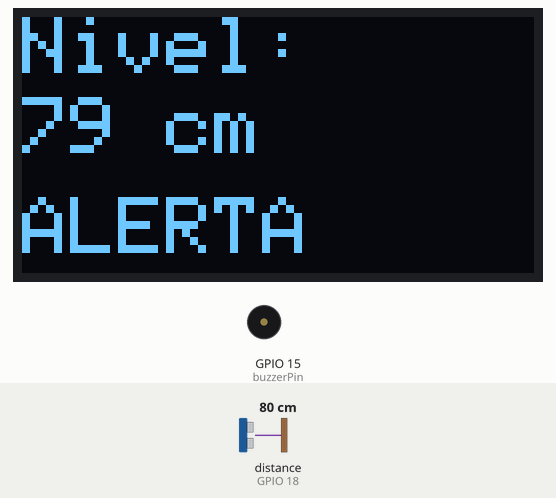
Recording of a sketch running on a simulated ESP32. Shown: 128×64 one-colour display, buzzer (waves = sounding). Wiring (inferred from the names in the program): ultrasonic range finder: trigger GPIO 19; echo GPIO 18. The inputs (shaded band) are chosen by the test bench; at power-on: distance to the obstacle (sensor on GPIO 18) 80 cm. The echo pulse lasts 58.3 µs per cm; WiFi joins after 1.5 s; servers stay silent unless stated; no MQTT or app messages arrive unless stated; what the sketch prints to the serial monitor is not drawn.

Above: at 5.2 s.
5.3 s: distance to the obstacle (sensor on GPIO 18) set to 56 cm
At 6.8 s:
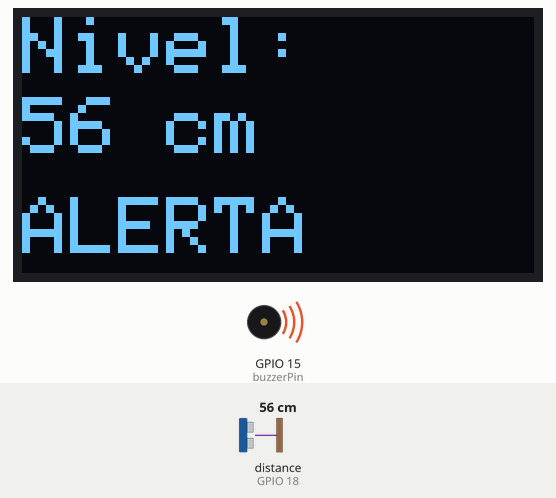
8.2 s: distance to the obstacle (sensor on GPIO 18) set to 47 cm
At 10.7 s:
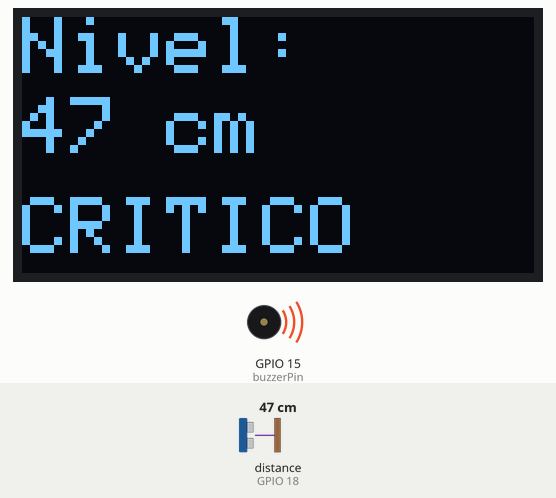
11.2 s: distance to the obstacle (sensor on GPIO 18) set to 120 cm
At 13.0 s:
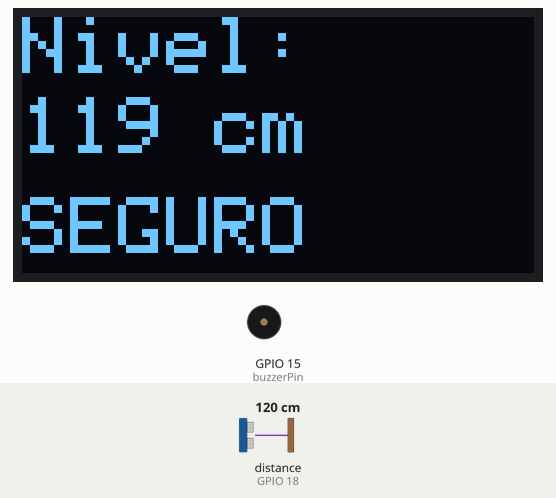
13.3 s: distance to the obstacle (sensor on GPIO 18) set to 106 cm
At 13.9 s:
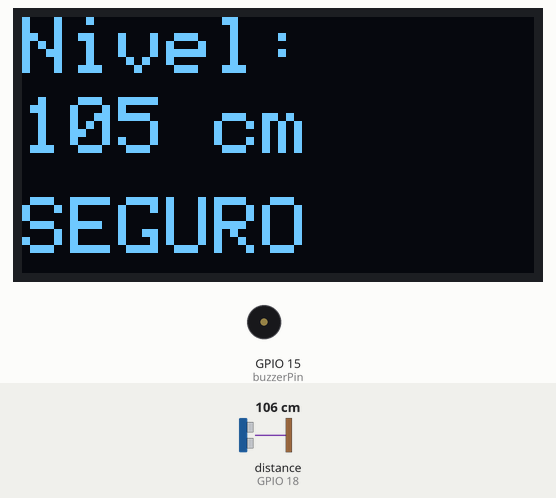
14.8 s: distance to the obstacle (sensor on GPIO 18) set to 95 cm
At 14.93 s:
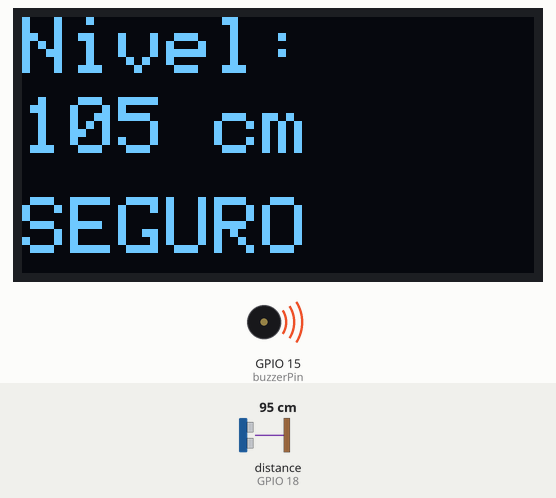
Timing chart, 0 to 17.3 s (numbered marks = the images above; inputs shaded):
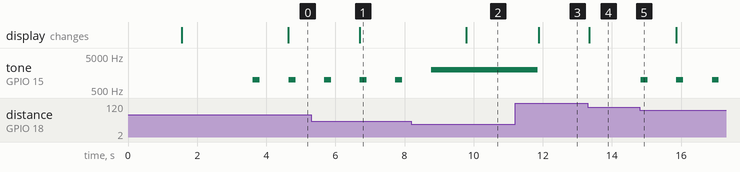

Measured:
- the behaviour switches between 51 and 50 cm on distance to the obstacle (sensor on GPIO 18) (found by bisection; images 1 and 2)
- the behaviour switches between 101 and 100 cm on distance to the obstacle (sensor on GPIO 18) (found by bisection; images 4 and 5)
- after the input at 5.3 s, the display: changes after 1.4 s (image 1)
- after the input at 8.2 s, the display: changes after 1.6 s (image 2)
- after the input at 11.2 s, tone on GPIO 15 (buzzerPin): 2000 Hz → silent after 0.66 s; the display: changes after 0.68 s (image 3)
- after the input at 13.3 s, the display: changes at once (image 4)
- after the input at 14.8 s, tone on GPIO 15 (buzzerPin): alternates 1000 Hz for 0.20 s and silent for 0.83 s, starting at once

The sketch:

GS_enchente.ino
```cpp
#include <Wire.h>
#include <Adafruit_GFX.h>
#include <Adafruit_SSD1306.h>
#include <WiFi.h>
#include <PubSubClient.h>

// Definições do display OLED
#define SCREEN_WIDTH 128
#define SCREEN_HEIGHT 64
#define OLED_RESET    -1
Adafruit_SSD1306 display(SCREEN_WIDTH, SCREEN_HEIGHT, &Wire, OLED_RESET);

// Definições dos pinos do ultrassônico
const int trigPin = 19;  // D19
const int echoPin = 18;  // D18

// Definição do pino do buzzer
const int buzzerPin = 15;

// Variáveis para medição
long duration;
float distance;

// Faixas de risco (ajuste conforme seu cenário)
const float limiteSeguro = 100;   // Até 100 cm
const float limiteAlerta = 50;    // De 50 a 100 cm
// Abaixo de 50 cm é crítico

// === Configurações de rede e mqtt === //
const char* ssid = "Wokwi-GUEST";
const char* password = "";

// === Configurações MQTT ===
const char* broker = "20.64.236.3";
const int brokerPort = 1883;
const char* topicoPublish = "/TEF/stack-enchente001/attrs/e";
const char* idMQTT = "stack-enchente001";

// === Instâncias dos clientes Wi-Fi e MQTT
WiFiClient espClient;
PubSubClient client(espClient);

// === Conectar à rede Wi-Fi ===
void initWiFi() {
  WiFi.begin(ssid, password);
  Serial.print("Conectando ao Wi-Fi");
  while (WiFi.status() != WL_CONNECTED) {
    delay(500);
    Serial.print(".");
  }
  Serial.println("\nConectado ao Wi-Fi!");
}

void reconnectMQTT() {
  while (!client.connected()) {
    Serial.print("Conectando ao Broker MQTT...");
    if (client.connect(idMQTT)) {
      Serial.println("Conectado ao broker!");
    } else {
      Serial.print("Falha, rc=");
      Serial.println(client.state());
      Serial.println("Tentando novamente em 2s");
      delay(2000);
    }
  }
}

void setupMQTT() {
  client.setServer(broker, brokerPort);
}

void setup() {
  Serial.begin(115200);

  initWiFi();
  setupMQTT();

  // Inicializa o display
  if(!display.begin(SSD1306_SWITCHCAPVCC, 0x3C)) {
    Serial.println(F("Falha no display SSD1306"));
    for(;;); // Travar
  }

  display.clearDisplay();
  display.setTextSize(1);
  display.setTextColor(SSD1306_WHITE);
  display.setCursor(0,0);
  display.println("Monitor de Nivel");
  display.println("Iniciando...");
  display.display();
  delay(2000);

  // Configura pinos do sensor e buzzer
  pinMode(trigPin, OUTPUT);
  pinMode(echoPin, INPUT);
  pinMode(buzzerPin, OUTPUT);
}

void enviarResultado() {
  client.publish(topicoPublish, String(distance).c_str());
}

void loop() {

  if (!client.connected()) {
    reconnectMQTT();
  }
  client.loop();

  // Envia pulso
  digitalWrite(trigPin, LOW);
  delayMicroseconds(2);
  digitalWrite(trigPin, HIGH);
  delayMicroseconds(10);
  digitalWrite(trigPin, LOW);

  // Mede o tempo de retorno
  duration = pulseIn(echoPin, HIGH);

  // Calcula a distancia (em cm)
  distance = duration * 0.034 / 2;
  enviarResultado();

  // Exibe no Serial Monitor
  Serial.print("Distancia: ");
  Serial.print(distance);
  Serial.println(" cm");

  // Determina o status do nível
  String status = "";

  if(distance > limiteSeguro) {
    status = "SEGURO";
    noTone(buzzerPin);  // buzzer desligado
  } else if(distance <= limiteSeguro && distance > limiteAlerta) {
    status = "ALERTA";
    // Buzzer intermitente: liga 200ms, desliga 800ms
    tone(buzzerPin, 1000);  // tom 1000Hz
    delay(200);
    noTone(buzzerPin);
    delay(800);
  } else {
    status = "CRITICO";
    // Buzzer ligado contínuo com tom mais alto
    tone(buzzerPin, 2000); // tom 2000Hz
    delay(1000);
  }

  // Mostra no display OLED
  display.clearDisplay();

  // Texto do nível
  display.setTextSize(2);
  display.setCursor(0,0);
  display.println("Nivel:");

  // Distancia
  display.setTextSize(2);
  display.setCursor(0,20);
  display.print(distance, 0);
  display.println(" cm");

  // Status
  display.setTextSize(2);
  display.setCursor(0, 45);
  display.setTextColor(SSD1306_WHITE);
  display.println(status);

  display.display();
}
```
